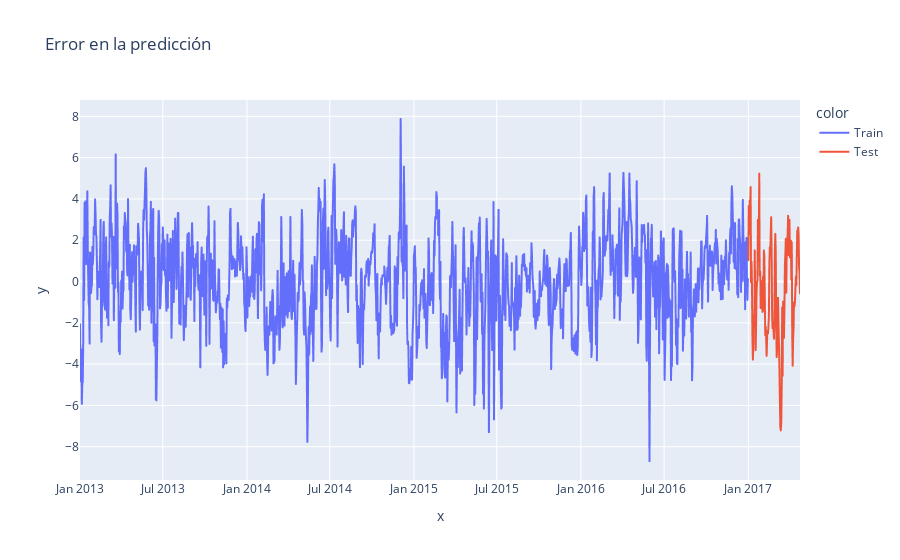

Notebook source saved alongside this figure:
### Markdown cell above
Como era de esperar, obtuvimos una mejora notable en nuestra métrica. Finalmente, observemos como se comportan los errores de nuestra predicción:

### Code cell
# calculamos errores de train y test
error_train = y_train - train_pred
error_test = y_test - test_pred
error = pd.concat([error_train, error_test])

# graficamos errores
fig = px.line(x = df.date, y=error, title='Error en la predicción', color = df.set)
fig.show()
